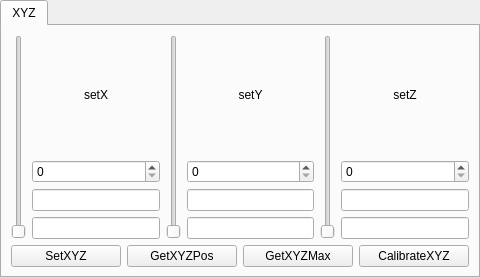
<?xml version="1.0" encoding="UTF-8"?>
<ui version="4.0">
 <class>E3PJR</class>
 <widget class="QTabWidget" name="E3PJR">
  <property name="geometry">
   <rect>
    <x>0</x>
    <y>0</y>
    <width>480</width>
    <height>278</height>
   </rect>
  </property>
  <property name="windowTitle">
   <string>TabWidget</string>
  </property>
  <property name="currentIndex">
   <number>0</number>
  </property>
  <widget class="QWidget" name="XYZ">
   <attribute name="title">
    <string>XYZ</string>
   </attribute>
   <layout class="QVBoxLayout" name="verticalLayout_2">
    <item>
     <layout class="QHBoxLayout" name="setXYZ">
      <item>
       <widget class="QSlider" name="sliderSetX">
        <property name="maximum">
         <number>255</number>
        </property>
        <property name="orientation">
         <enum>Qt::Vertical</enum>
        </property>
       </widget>
      </item>
      <item>
       <layout class="QVBoxLayout" name="setX">
        <item>
         <widget class="QLabel" name="labelSetX">
          <property name="text">
           <string>setX</string>
          </property>
          <property name="alignment">
           <set>Qt::AlignCenter</set>
          </property>
          <property name="buddy">
           <cstring>spinSetX</cstring>
          </property>
         </widget>
        </item>
        <item>
         <widget class="QSpinBox" name="spinSetX">
          <property name="maximum">
           <number>255</number>
          </property>
         </widget>
        </item>
        <item>
         <widget class="QLineEdit" name="lineGetXPos"/>
        </item>
        <item>
         <widget class="QLineEdit" name="lineGetXMax"/>
        </item>
       </layout>
      </item>
      <item>
       <widget class="QSlider" name="sliderSetY">
        <property name="maximum">
         <number>255</number>
        </property>
        <property name="orientation">
         <enum>Qt::Vertical</enum>
        </property>
       </widget>
      </item>
      <item>
       <layout class="QVBoxLayout" name="setY">
        <item>
         <widget class="QLabel" name="labelSetY">
          <property name="text">
           <string>setY</string>
          </property>
          <property name="alignment">
           <set>Qt::AlignCenter</set>
          </property>
          <property name="buddy">
           <cstring>spinSetY</cstring>
          </property>
         </widget>
        </item>
        <item>
         <widget class="QSpinBox" name="spinSetY">
          <property name="maximum">
           <number>255</number>
          </property>
         </widget>
        </item>
        <item>
         <widget class="QLineEdit" name="lineGetYPos"/>
        </item>
        <item>
         <widget class="QLineEdit" name="lineGetYMax"/>
        </item>
       </layout>
      </item>
      <item>
       <widget class="QSlider" name="sliderSetZ">
        <property name="maximum">
         <number>255</number>
        </property>
        <property name="orientation">
         <enum>Qt::Vertical</enum>
        </property>
       </widget>
      </item>
      <item>
       <layout class="QVBoxLayout" name="setZ">
        <item>
         <widget class="QLabel" name="labelSetZ">
          <property name="text">
           <string>setZ</string>
          </property>
          <property name="alignment">
           <set>Qt::AlignCenter</set>
          </property>
          <property name="buddy">
           <cstring>spinSetZ</cstring>
          </property>
         </widget>
        </item>
        <item>
         <widget class="QSpinBox" name="spinSetZ">
          <property name="maximum">
           <number>255</number>
          </property>
         </widget>
        </item>
        <item>
         <widget class="QLineEdit" name="lineGetZPos"/>
        </item>
        <item>
         <widget class="QLineEdit" name="lineGetZMax"/>
        </item>
       </layout>
      </item>
     </layout>
    </item>
    <item>
     <layout class="QHBoxLayout" name="statusXYZ">
      <item>
       <widget class="QPushButton" name="pushSetXYZ">
        <property name="text">
         <string>SetXYZ</string>
        </property>
       </widget>
      </item>
      <item>
       <widget class="QPushButton" name="pushGetXYZPos">
        <property name="text">
         <string>GetXYZPos</string>
        </property>
       </widget>
      </item>
      <item>
       <widget class="QPushButton" name="pushGetXYZMax">
        <property name="text">
         <string>GetXYZMax</string>
        </property>
       </widget>
      </item>
      <item>
       <widget class="QPushButton" name="pushCalibrateXYZ">
        <property name="text">
         <string>CalibrateXYZ</string>
        </property>
       </widget>
      </item>
     </layout>
    </item>
   </layout>
  </widget>
 </widget>
 <tabstops>
  <tabstop>spinSetX</tabstop>
  <tabstop>spinSetY</tabstop>
  <tabstop>spinSetZ</tabstop>
 </tabstops>
 <resources/>
 <connections>
  <connection>
   <sender>sliderSetX</sender>
   <signal>valueChanged(int)</signal>
   <receiver>spinSetX</receiver>
   <slot>setValue(int)</slot>
   <hints>
    <hint type="sourcelabel">
     <x>22</x>
     <y>117</y>
    </hint>
    <hint type="destinationlabel">
     <x>75</x>
     <y>212</y>
    </hint>
   </hints>
  </connection>
  <connection>
   <sender>spinSetX</sender>
   <signal>valueChanged(int)</signal>
   <receiver>sliderSetX</receiver>
   <slot>setValue(int)</slot>
   <hints>
    <hint type="sourcelabel">
     <x>107</x>
     <y>212</y>
    </hint>
    <hint type="destinationlabel">
     <x>26</x>
     <y>96</y>
    </hint>
   </hints>
  </connection>
  <connection>
   <sender>sliderSetY</sender>
   <signal>valueChanged(int)</signal>
   <receiver>spinSetY</receiver>
   <slot>setValue(int)</slot>
   <hints>
    <hint type="sourcelabel">
     <x>175</x>
     <y>124</y>
    </hint>
    <hint type="destinationlabel">
     <x>239</x>
     <y>212</y>
    </hint>
   </hints>
  </connection>
  <connection>
   <sender>spinSetY</sender>
   <signal>valueChanged(int)</signal>
   <receiver>sliderSetY</receiver>
   <slot>setValue(int)</slot>
   <hints>
    <hint type="sourcelabel">
     <x>286</x>
     <y>211</y>
    </hint>
    <hint type="destinationlabel">
     <x>171</x>
     <y>101</y>
    </hint>
   </hints>
  </connection>
  <connection>
   <sender>sliderSetZ</sender>
   <signal>valueChanged(int)</signal>
   <receiver>spinSetZ</receiver>
   <slot>setValue(int)</slot>
   <hints>
    <hint type="sourcelabel">
     <x>327</x>
     <y>118</y>
    </hint>
    <hint type="destinationlabel">
     <x>387</x>
     <y>211</y>
    </hint>
   </hints>
  </connection>
  <connection>
   <sender>spinSetZ</sender>
   <signal>valueChanged(int)</signal>
   <receiver>sliderSetZ</receiver>
   <slot>setValue(int)</slot>
   <hints>
    <hint type="sourcelabel">
     <x>421</x>
     <y>212</y>
    </hint>
    <hint type="destinationlabel">
     <x>327</x>
     <y>97</y>
    </hint>
   </hints>
  </connection>
 </connections>
</ui>
